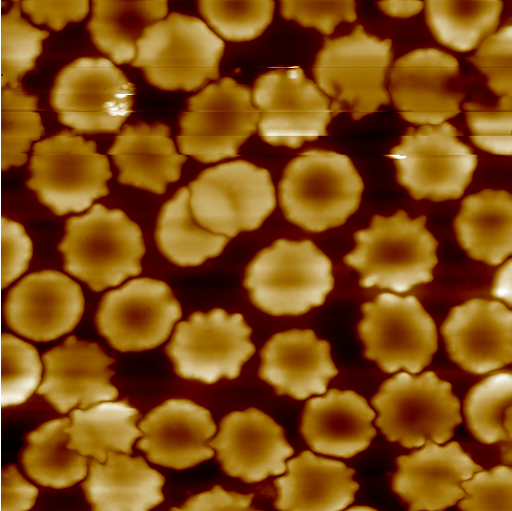
#> input picture python/project(CS)/arrange/multibad1.bmp, 512 x 511 px
$ python -i filters.py   (imports and definitions only)   (older library calls are emulated)
#> lines starting #> are read from the running program, lines starting #| are printed output that depends on the picture
import cv2
import numpy as np
from copy import copy
import matplotlib.pyplot as plt


def Sobelfilter(gray):
    sobelx = cv2.Sobel(gray,cv2.CV_64F,1,0,ksize=3)
    sobely = cv2.Sobel(gray,cv2.CV_64F,0,1,ksize=3)
    image_Sobel = np.uint8(np.absolute(sobely))
    x = cv2.convertScaleAbs(sobelx)
    y = cv2.convertScaleAbs(sobely)
    image_Sobel = cv2.addWeighted(x,0.5,y,0.5,0)
    return image_Sobel

# [181 lines left out: functions Cannyedge, bfsfilter, not called in this run]

>>> import cv2
>>> picture = cv2.imread('multibad1.bmp', cv2.IMREAD_GRAYSCALE)
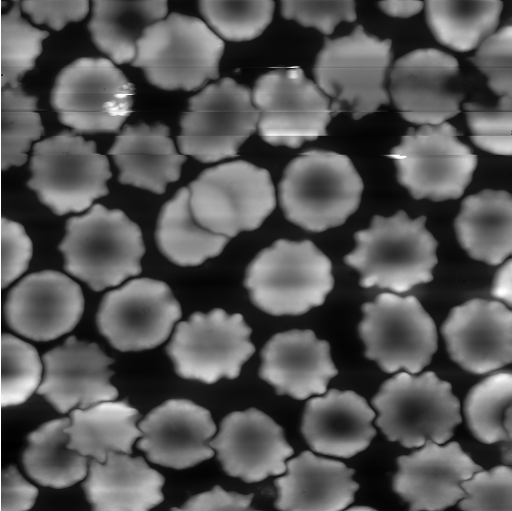
#> picture: shape (511, 512); min 0, max 255, mean 86.5
>>> result = Sobelfilter(picture)
#> in Sobelfilter, `sobelx = cv2.Sobel(gray,cv2.CV_64F,1,0,ksize=3)`:
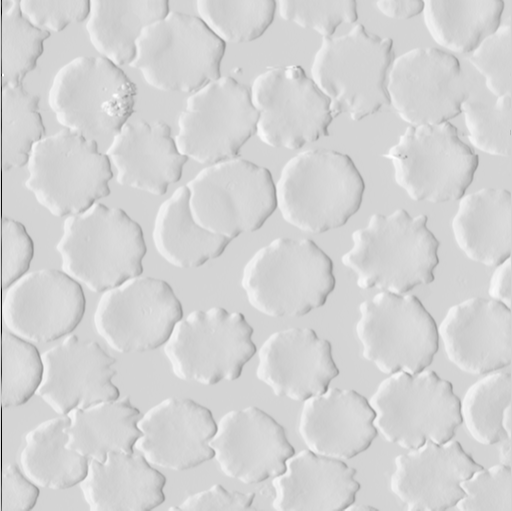
#> sobelx: shape (511, 512) float64; min -1020, max 202, mean -0.8; drawn with min black and max white
#> in Sobelfilter, `sobely = cv2.Sobel(gray,cv2.CV_64F,0,1,ksize=3)`:
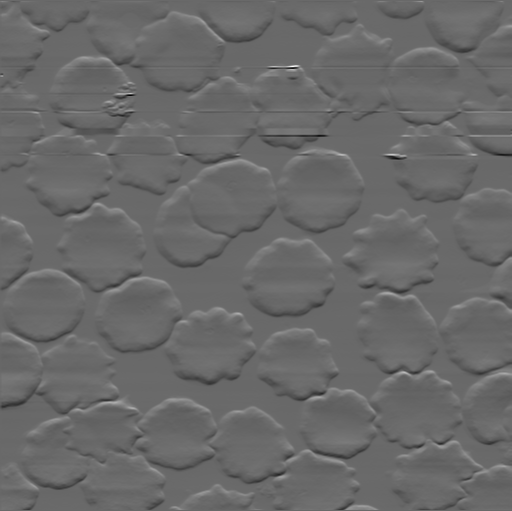
#> sobely: shape (511, 512) float64; min -653, max 925, mean 0.1; drawn with min black and max white
#> in Sobelfilter, `image_Sobel = np.uint8(np.absolute(sobely))`:
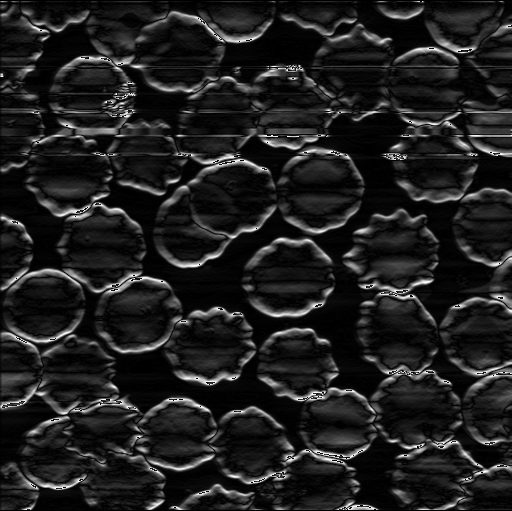
#> image_Sobel: shape (511, 512); min 0, max 255, mean 31.8
#> in Sobelfilter, `x = cv2.convertScaleAbs(sobelx)`:
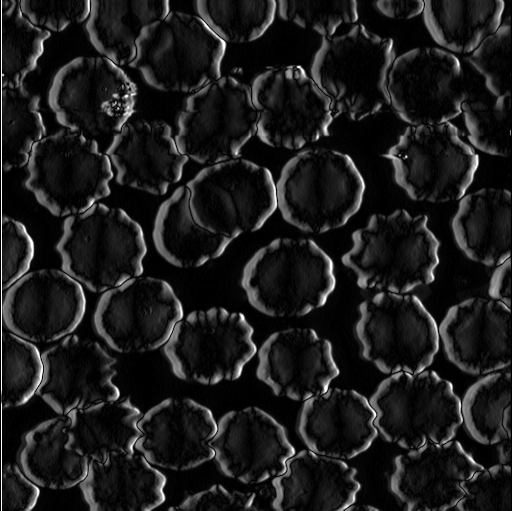
#> x: shape (511, 512); min 0, max 255, mean 28.3
#> in Sobelfilter, `image_Sobel = cv2.addWeighted(x,0.5,y,0.5,0)`:
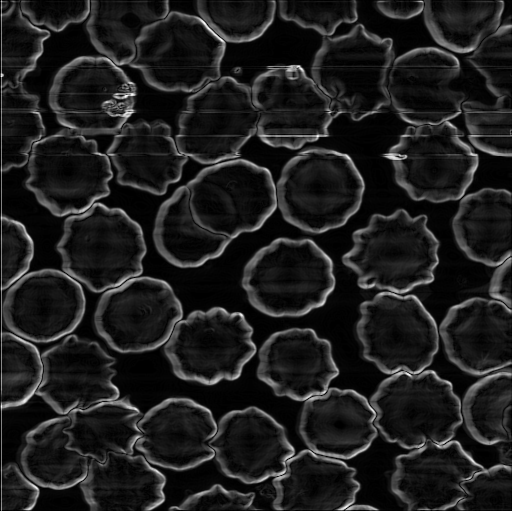
#> image_Sobel: shape (511, 512); min 0, max 255, mean 30.6

$ run again, on python/project(CS)/arrange/multibad2.bmp
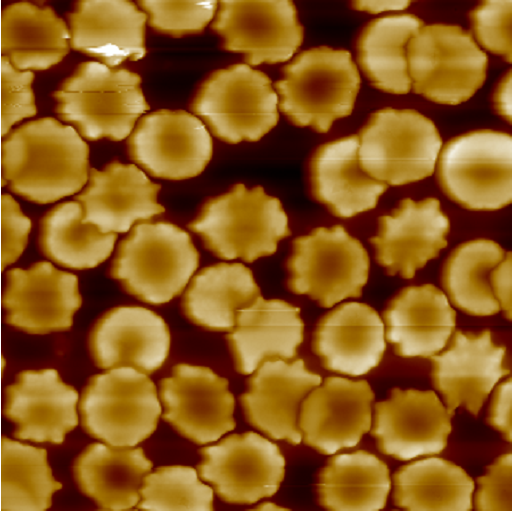
#> input picture python/project(CS)/arrange/multibad2.bmp, 512 x 511 px
#> in Sobelfilter, `sobely = cv2.Sobel(gray,cv2.CV_64F,0,1,ksize=3)`:
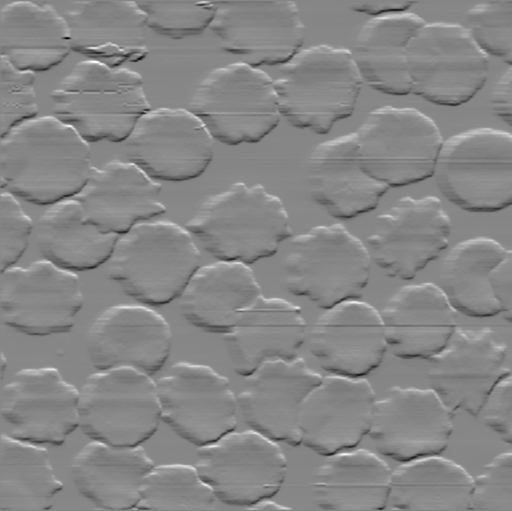
#> sobely: shape (511, 512) float64; min -517, max 460, mean 0.1; drawn with min black and max white
#> in Sobelfilter, `image_Sobel = cv2.addWeighted(x,0.5,y,0.5,0)`:
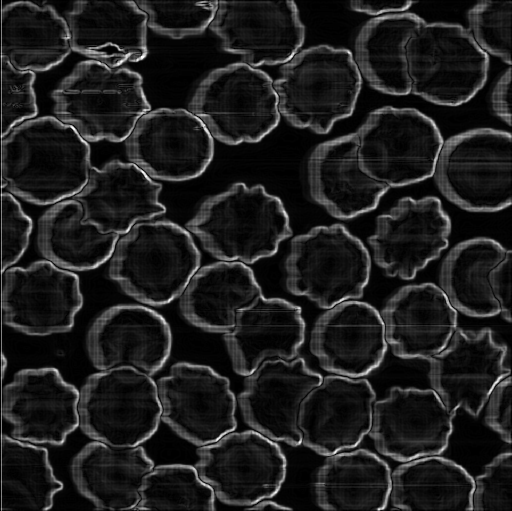
#> image_Sobel: shape (511, 512); min 0, max 255, mean 30.6

$ run again, on python/project(CS)/arrange/multibad3.bmp
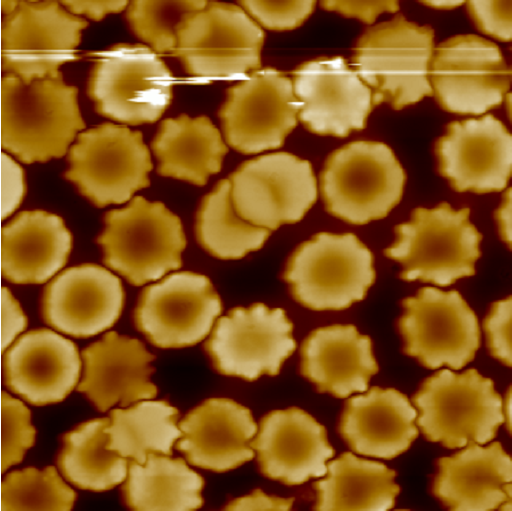
#> input picture python/project(CS)/arrange/multibad3.bmp, 512 x 511 px
#> in Sobelfilter, `sobely = cv2.Sobel(gray,cv2.CV_64F,0,1,ksize=3)`:
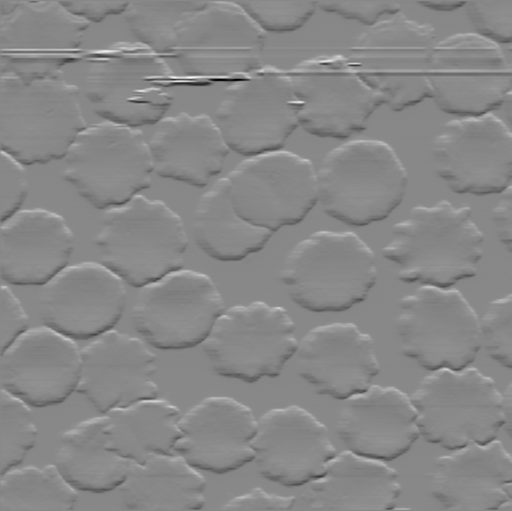
#> sobely: shape (511, 512) float64; min -772, max 675, mean -0.2; drawn with min black and max white
#> in Sobelfilter, `image_Sobel = cv2.addWeighted(x,0.5,y,0.5,0)`:
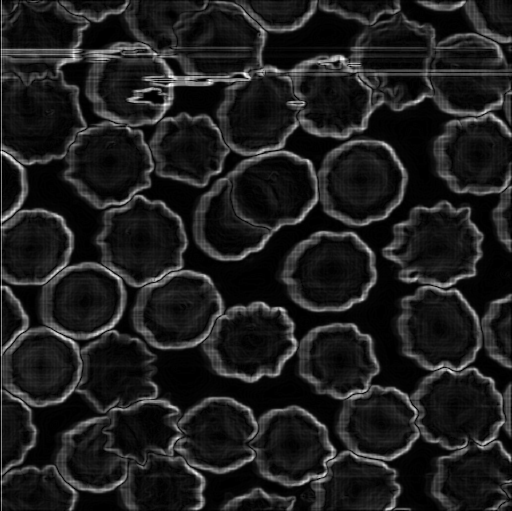
#> image_Sobel: shape (511, 512); min 0, max 255, mean 30.8

$ run again, on python/project(CS)/arrange/multigood1.bmp
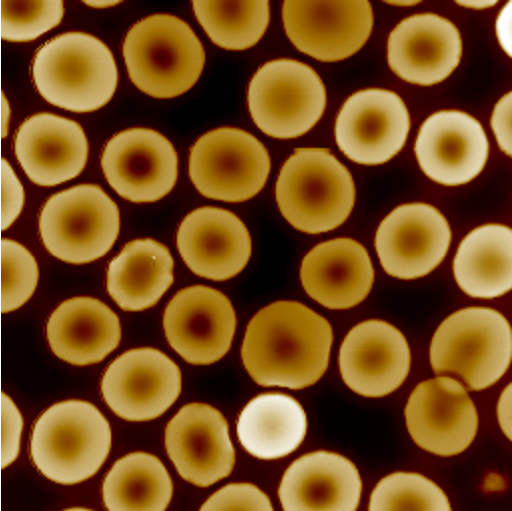
#> input picture python/project(CS)/arrange/multigood1.bmp, 512 x 511 px
#> in Sobelfilter, `sobely = cv2.Sobel(gray,cv2.CV_64F,0,1,ksize=3)`:
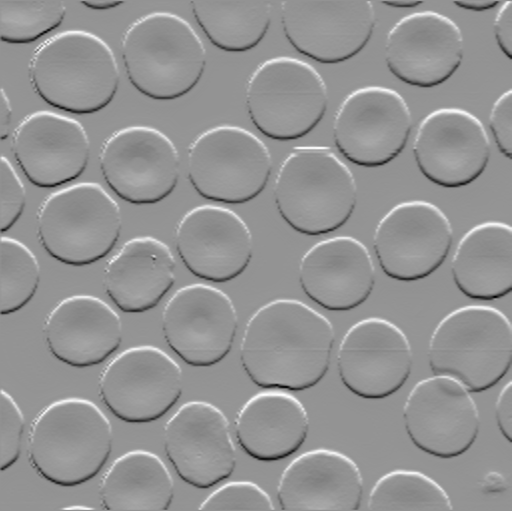
#> sobely: shape (511, 512) float64; min -475, max 345, mean 0.1; drawn with min black and max white
#> in Sobelfilter, `image_Sobel = cv2.addWeighted(x,0.5,y,0.5,0)`:
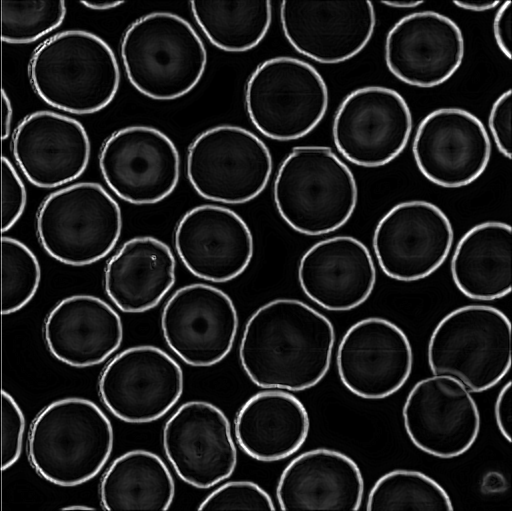
#> image_Sobel: shape (511, 512); min 0, max 255, mean 30
